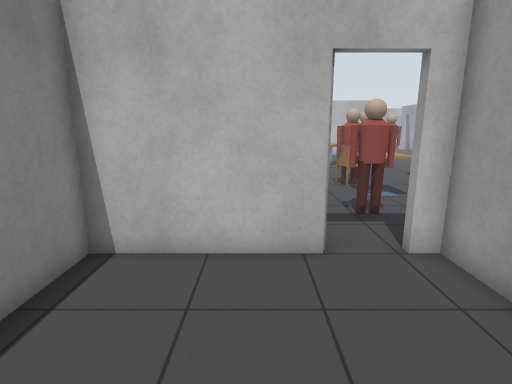
view 1 (above)

24 first-person views from a walk through a world built for the Gazebo simulator. The camera is 1.3 m above the floor, tilts 12° down and sees 80° across. The floor is counted in squares, 0.5 m on a side. Each view is taken from the middle of a square. On the plan, view 1 faces up. The plan holds only what a view shows up to about 20 squares ahead; the rest is blank. The place goes on beyond the plan. Simple shapes stand in for some stock models. Some surface patterns are stand-ins.

view 2
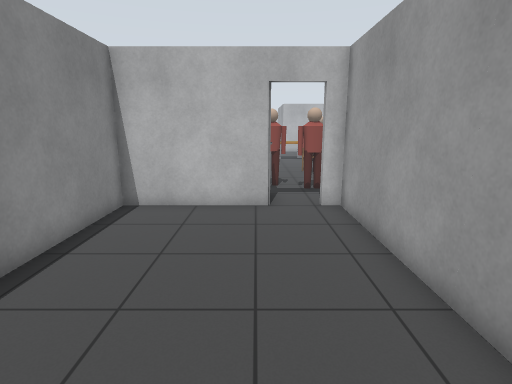

view 3
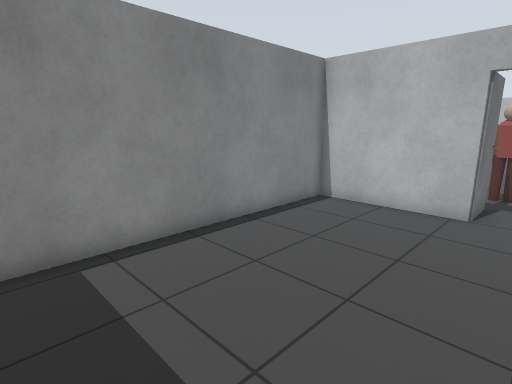

view 4
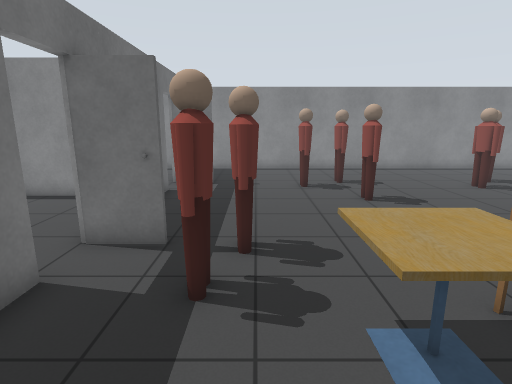

view 5
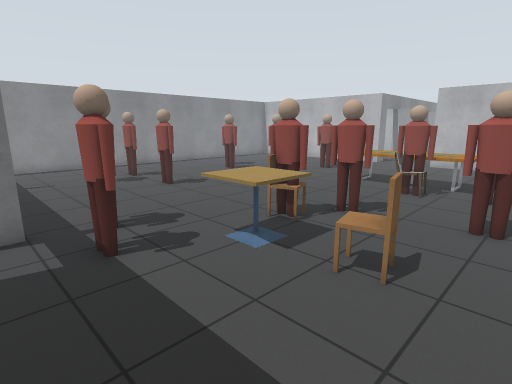

view 6
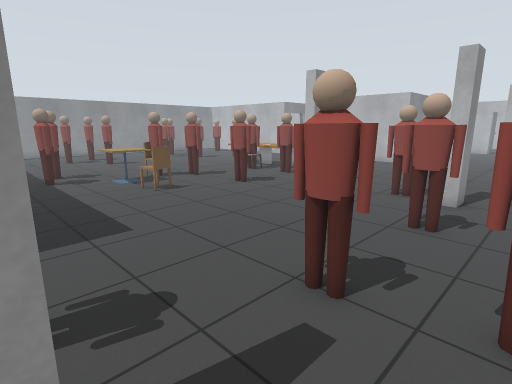

view 7
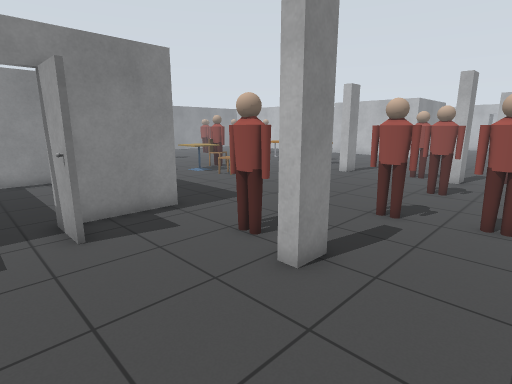

view 8
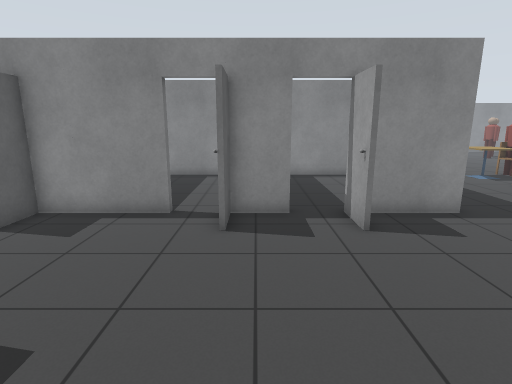

view 9
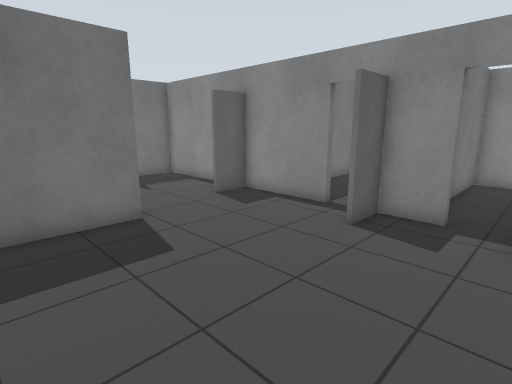

view 10
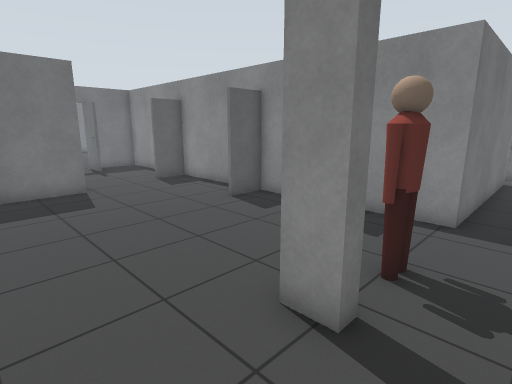

view 11
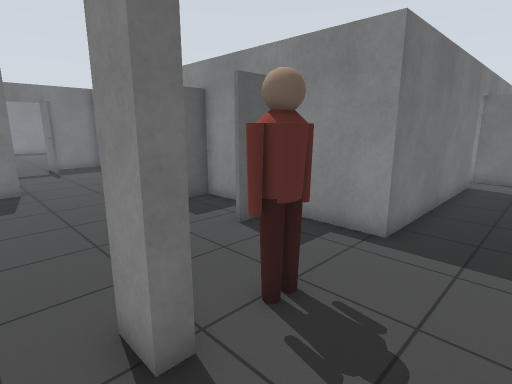

view 12
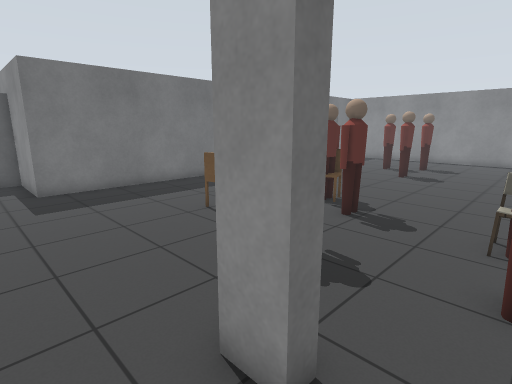

view 13
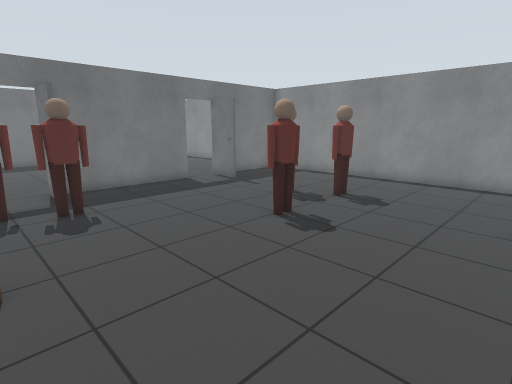

view 14
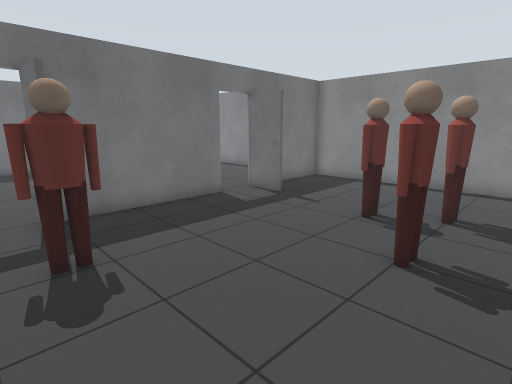

view 15
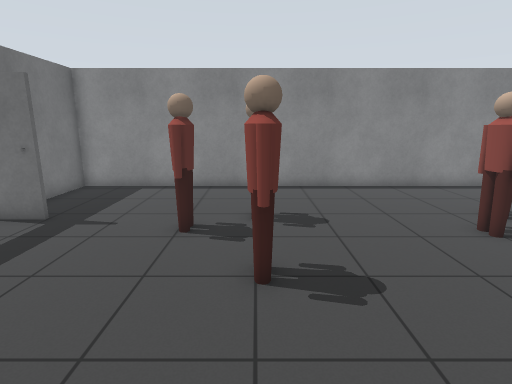

view 16
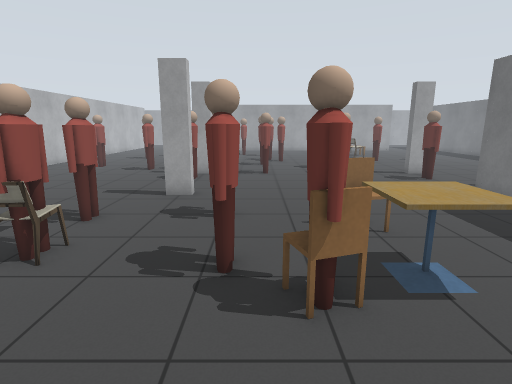

view 17
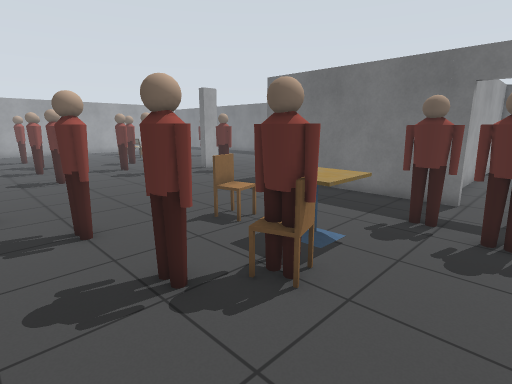

view 18
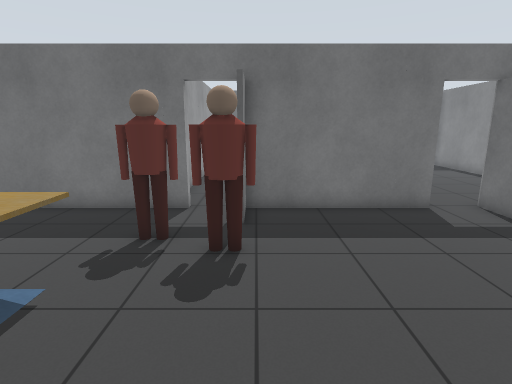

view 19
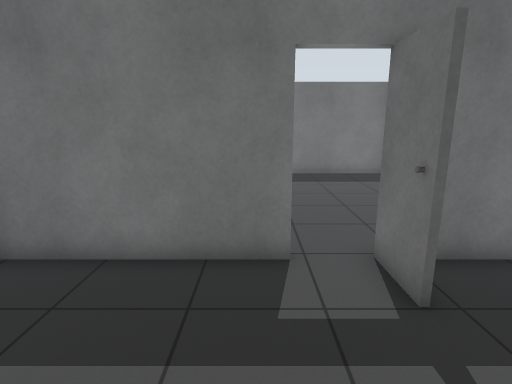

view 20
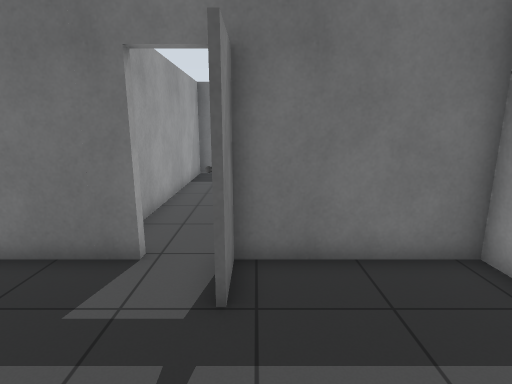

view 21
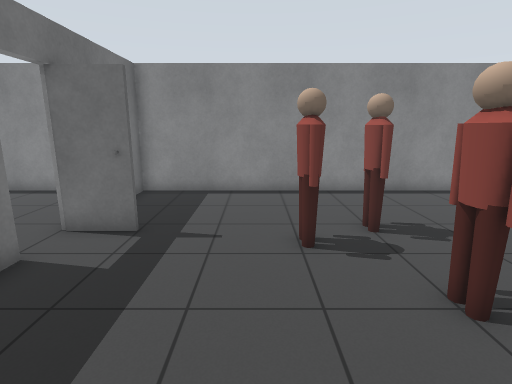

view 22
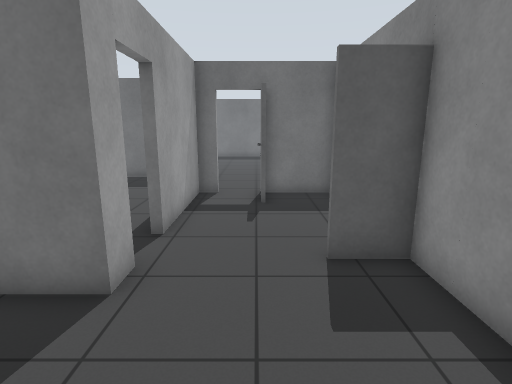

view 23
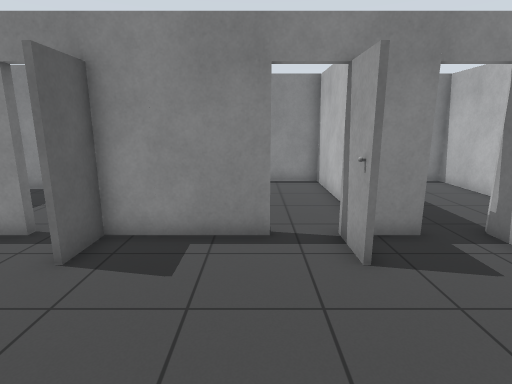

view 24
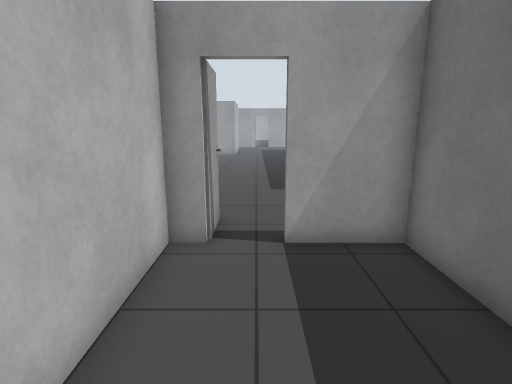

### Floor plan
Ten units are one square. View 1 is at (0, 0); x grows to the right and y downward. Boxes are objects, and circles mark ways between rooms. Rooms are numbered by the first view taken in them; rooms with no view inside come last. Other rooms are left out.
<svg viewBox="-120 -210 340 350">
<path fill="none" stroke="#000" d="M15 -60 -35 -60 -35 37M-4 54 18 54M39 54 39 -60 31 -60M31 -63 119 -63 119 -29M116 -175 116 -185 121 -185 121 -175 116 -175M119 -10 119 5M173 -63 178 -63 178 -53 173 -53 173 -63M-48 -63 14 -63M116 27 119 27 119 65M178 -186 178 -175 173 -175 173 -185M115 86 119 86 119 131 146 131M173 65 173 54 205 54M-115 -205 -115 -63 -65 -63M173 131 173 81M86 54 116 54 116 27M116 0 42 0 42 47M50 54 71 54M76 -60 42 -60 42 -3 81 -3"/>
<rect x="-75" y="-85" width="20" height="30" fill="#bbb"><title>door leaf</title></rect>
<rect x="-75" y="-145" width="20" height="10" fill="#bbb"><title>person</title></rect>
<rect x="-65" y="-125" width="20" height="10" fill="#bbb"><title>person</title></rect>
<rect x="-65" y="-205" width="20" height="10" fill="#bbb"><title>person</title></rect>
<rect x="-45" y="-145" width="30" height="10" fill="#bbb"><title>person</title></rect>
<rect x="5" y="-85" width="10" height="20" fill="#bbb"><title>door leaf</title></rect>
<rect x="5" y="-105" width="20" height="10" fill="#bbb"><title>person</title></rect>
<rect x="25" y="-95" width="20" height="10" fill="#bbb"><title>person</title></rect>
<rect x="35" y="-135" width="30" height="30" fill="#bbb"><title>cafe table</title></rect>
<rect x="35" y="-145" width="20" height="10" fill="#bbb"><title>person</title></rect>
<rect x="45" y="-165" width="20" height="20" fill="#bbb"><title>person</title></rect>
<rect x="45" y="-205" width="20" height="20" fill="#bbb"><title>chair</title></rect>
<rect x="65" y="-135" width="20" height="20" fill="#bbb"><title>chair</title></rect>
<rect x="65" y="-205" width="10" height="10" fill="#bbb"><title>person</title></rect>
<rect x="75" y="-165" width="30" height="10" fill="#bbb"><title>person</title></rect>
<rect x="75" y="-205" width="20" height="10" fill="#bbb"><title>person</title></rect>
<rect x="115" y="65" width="20" height="10" fill="#bbb"><title>door leaf</title></rect>
<rect x="115" y="5" width="20" height="10" fill="#bbb"><title>door leaf</title></rect>
<rect x="125" y="-35" width="10" height="10" fill="#bbb"><title>door leaf</title></rect>
<rect x="145" y="115" width="10" height="20" fill="#bbb"><title>door leaf</title></rect>
<rect x="145" y="-65" width="20" height="10" fill="#bbb"><title>person</title></rect>
<rect x="145" y="-195" width="20" height="20" fill="#bbb"><title>person</title></rect>
<rect x="165" y="-105" width="20" height="10" fill="#bbb"><title>person</title></rect>
<rect x="165" y="-155" width="20" height="20" fill="#bbb"><title>person</title></rect>
<rect x="185" y="-205" width="20" height="20" fill="#bbb"><title>other object</title></rect>
<rect x="195" y="-115" width="10" height="20" fill="#bbb"><title>person</title></rect>
<rect x="205" y="-155" width="10" height="10" fill="#bbb"><title>person</title></rect>
<circle cx="25" cy="-60" r="3" fill="#2a7"/>
<circle cx="120" cy="20" r="3" fill="#2a7"/>
<circle cx="120" cy="-15" r="3" fill="#2a7"/>
<text x="0" y="-10">1</text>
<text x="70" y="-100">2</text>
<text x="80" y="20">3</text>
<text x="80" y="-30">4</text>
</svg>
Room 1 opens to room 2. Room 2 opens to room 3. Room 2 opens to room 4.

Where each view was taken, in squares from view 1:
view 1: 0 up, 0 right, facing up
view 2: 4 down, 1 right, facing up
view 3: 4 down, 3 right, facing up-left
view 4: 10 up, 8 right, facing left
view 5: 7 up, 10 right, facing up-left
view 6: 6 up, 20 right, facing up-left
view 7: 1 up, 21 right, facing up-left
view 8: 0 up, 21 right, facing left
view 9: 3 up, 21 right, facing down-left
view 10: 8 up, 21 right, facing down-left
view 11: 9 up, 19 right, facing down-left
view 12: 20 up, 14 right, facing down-left
view 13: 20 up, 4 right, facing down-left
view 14: 16 up, 3 right, facing down-left
view 15: 14 up, 2 right, facing left
view 16: 15 up, 0 right, facing right
view 17: 18 up, 1 right, facing down-right
view 18: 16 up, 1 right, facing down
view 19: 12 up, 4 left, facing down
view 20: 12 up, 7 left, facing down
view 21: 11 up, 1 right, facing left
view 22: 1 down, 15 right, facing down
view 23: 3 down, 19 right, facing left
view 24: 2 down, 5 right, facing right
